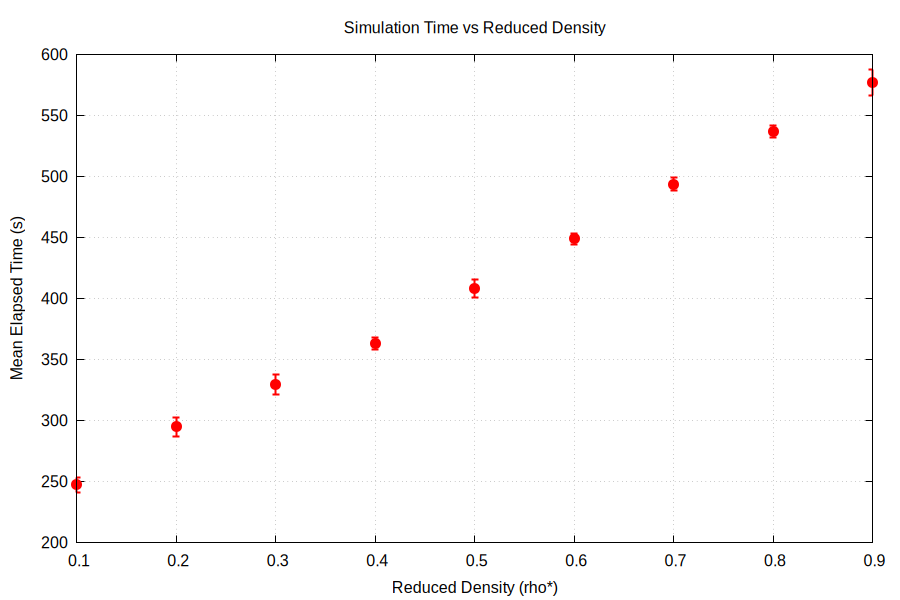

Write gnuplot code to recreate this figure.
set terminal pngcairo size 900,600 enhanced font "Arial,12"
set output "time_vs_density.png"

set title "Simulation Time vs Reduced Density"
set xlabel "Reduced Density (rho*)"
set ylabel "Mean Elapsed Time (s)"

set grid
unset key

# Skip header row
plot "time_table_stats.dat" using 1:2:3 every ::1 \
     with yerrorbars lw 2 pt 7 ps 1.5 lc "red" title "Mean ± StdErr"
